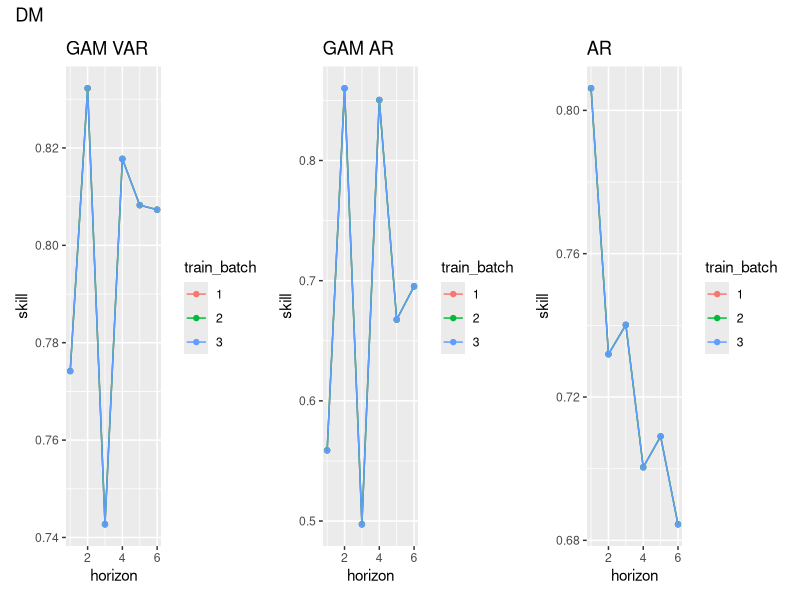
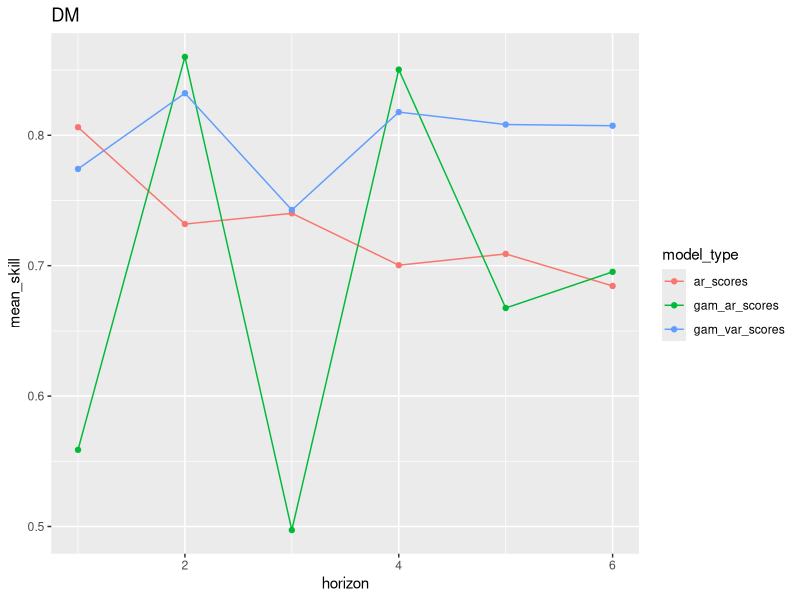

The R source for these figures, in order: (Note: this script raises an error after producing the figures.)
library(dplyr)
library(ggplot2)
library(patchwork)

skills = read.csv("model_skills.csv", stringsAsFactors = FALSE)
skills$train_batch = as.factor(skills$train_batch)

plot_skills_by_start = function(data, sp){
p1 =  ggplot(data = filter(data, species == sp & model_type == "gam_var_scores"), aes(horizon, skill, color=train_batch)) + 
  geom_point() + geom_line() + ggtitle("GAM VAR")
p2 =  ggplot(data = filter(data, species == sp & model_type == "gam_ar_scores"), aes(horizon, skill, color=train_batch)) + 
  geom_point() + geom_line() + ggtitle("GAM AR")
p3 = ggplot(data = filter(data, species == sp & model_type == "ar_scores"), aes(horizon, skill, color=train_batch)) + 
  geom_point() + geom_line() + ggtitle("AR")
# p4 = ggplot(data = filter(data, species == sp & model_type == "linear_mintemp_scores"), aes(horizon, skill, color=train_batch)) + 
#   geom_point() + geom_line() + ggtitle("Linear Mintemp")

patchwork = (p1 | p2 | p3)
patchwork + plot_annotation(title = sp)
}

plot_skills_by_start(skills, "DM")

data = skills |> group_by(model_type, species, horizon) |> summarise(mean_skill = mean(skill), 
                                                                   sd_value = sd(skill))
# plot_skills_by_species = 
sp = "DM"
ggplot(data = filter(data, species == sp), aes(horizon, mean_skill, color=model_type)) + 
  geom_point() + geom_line() + ggtitle(sp)
p1  

data = skills
sp = "DM"
species_gamvar = data |> filter(species == sp & model_type == "gam_var_scores")
ggplot(data = species_gamvar, aes(horizon, skill, color=train_batch)) + 
  geom_point() + geom_line() + ggtitle("GAM VAR")

p2 =  ggplot(data = filter(data, species == sp & model_type == "gam_ar_scores"), aes(horizon, skill, color=train_batch)) + 
  geom_point() + geom_line() + ggtitle("GAM AR")
p3 = ggplot(data = filter(data, species == sp & model_type == "ar_scores"), aes(horizon, skill, color=train_batch)) + 
  geom_point() + geom_line() + ggtitle("AR")
